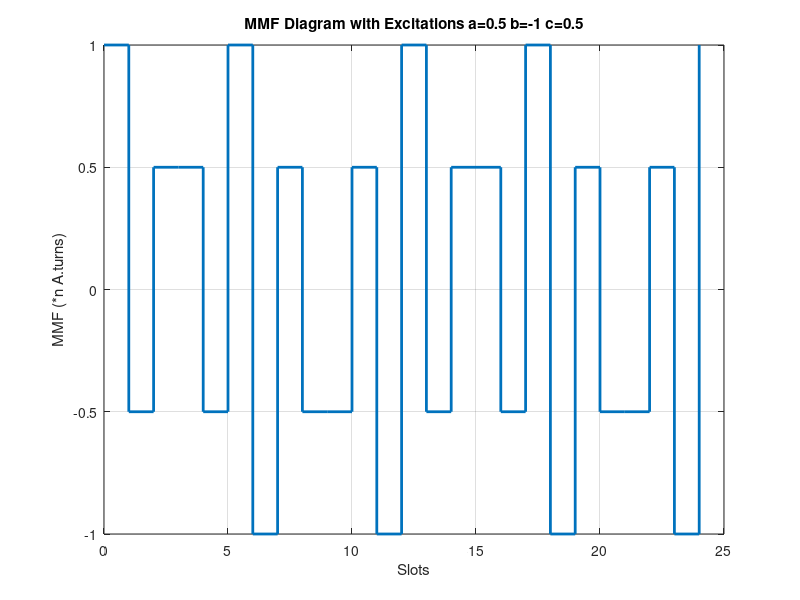

This figure's MATLAB source:
clc;
close all;
clear all;
a=0.5;
b=-1;
c=0.5;
mmf1=[-a a c -c -b b a -a -c c b -b -a a c -c -b b a -a -c c b -b];
mmf2=[b a -a -c c b -b -a a c -c -b b a -a -c c b -b -a a c -c -b];
mmf3=zeros(1,24);
for k=1:24
   mmf3(1,k)=mmf1(1,k)+mmf2(1,k);
end
for k=1:24

    x(1)=1;
    x(k+1)=x(k)+mmf3(1,k); 

end
slot=0:1:24;

figure;
stairs(slot,x,'Linewidth',2);
xlabel('Slots');
xlim([0 25]);
ylabel('MMF (*n A.turns)')
grid on;
title('MMF Diagram with Excitations a=0.5 b=-1 c=0.5');
